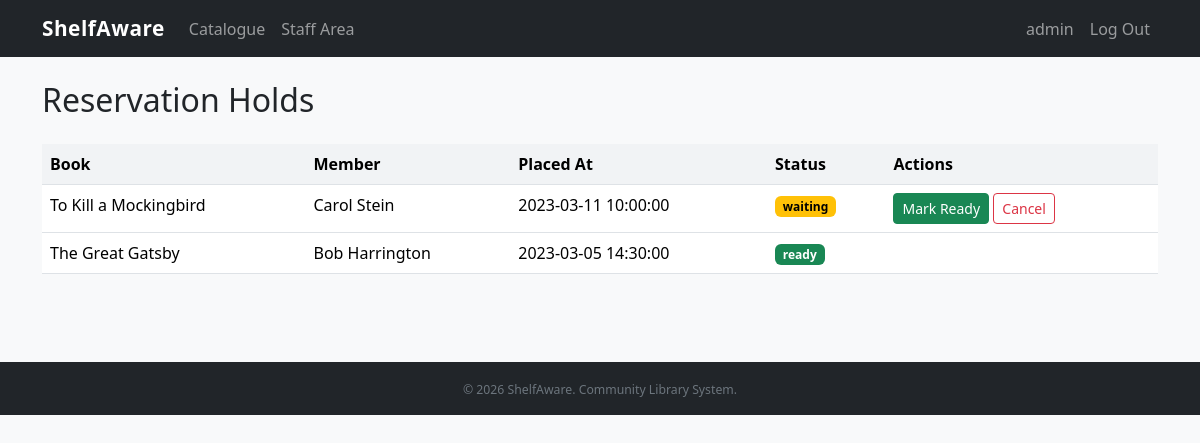
The page /holds.php (signed in) on the database its author committed.
### tables this page shows
CREATE TABLE IF NOT EXISTS hold (
    Hold_id INT PRIMARY KEY AUTO_INCREMENT,
    Book_id INT NOT NULL,
    Member_id INT NOT NULL,
    PlacedAt DATETIME NOT NULL,
    Status ENUM('waiting','ready','cancelled') NOT NULL DEFAULT 'waiting',
    CONSTRAINT fk_hold_book FOREIGN KEY (Book_id) REFERENCES book(Book_id),
    CONSTRAINT fk_hold_member FOREIGN KEY (Member_id) REFERENCES member(Member_id)
);

CREATE TABLE IF NOT EXISTS book (
    Book_id INT PRIMARY KEY AUTO_INCREMENT,
    Title VARCHAR(200) NOT NULL,
    Author VARCHAR(150) NOT NULL,
    ISBN VARCHAR(20),
    Category_id INT NOT NULL,
    CopiesTotal INT NOT NULL DEFAULT 1,
    CopiesAvailable INT NOT NULL DEFAULT 1,
    Year INT,
    CONSTRAINT fk_book_category FOREIGN KEY (Category_id) REFERENCES category(Category_id)
);

CREATE TABLE IF NOT EXISTS member (
    Member_id INT PRIMARY KEY AUTO_INCREMENT,
    Name VARCHAR(150) NOT NULL,
    Email VARCHAR(150) NOT NULL UNIQUE,
    Phone VARCHAR(20),
    JoinDate DATE NOT NULL,
    Password VARCHAR(255) NOT NULL
);

### helpers.php (called while the page is built, shortened)
<?php
function e(mixed $s): string
{
    return htmlspecialchars((string)$s, ENT_QUOTES | ENT_SUBSTITUTE, 'UTF-8');
}

### holds.php (the view, shortened to what this page needs)
<?php
require_once __DIR__ . '/helpers.php';
$pdo   = get_pdo();
$holds = $pdo->query("SELECT h.*, b.Title, m.Name AS MemberName
                      FROM hold h
                      JOIN book b ON h.Book_id = b.Book_id
                      JOIN member m ON h.Member_id = m.Member_id
                      ORDER BY h.Status, h.PlacedAt ASC")->fetchAll();
require __DIR__ . '/partials/header.php';
?>
<h2 class="mb-4">Reservation Holds</h2>
<table class="table table-hover">
    <thead>
        <tr><th>Book</th><th>Member</th><th>Placed At</th><th>Status</th><th>Actions</th></tr>
    </thead>
    <tbody>
    <?php foreach ($holds as $h): ?>
    <tr>
        <td><?= e($h['Title']) ?></td>
        <td><?= e($h['MemberName']) ?></td>
        <td><?= e($h['PlacedAt']) ?></td>
        <td>
            <?php $badge = match($h['Status']) {
                'waiting'   => 'bg-warning text-dark',
                'ready'     => 'bg-success',
                'cancelled' => 'bg-secondary',
            }; ?>
            <span class="badge <?= $badge ?>"><?= e($h['Status']) ?></span>
        </td>
        <td>
            <?php if ($h['Status'] === 'waiting'): ?>
            <form method="post" class="d-inline">
                <button class="btn btn-sm btn-success">Mark Ready</button>
            </form>
            <form method="post" class="d-inline">
                <button class="btn btn-sm btn-outline-danger">Cancel</button>
            </form>
            <?php endif; ?>
        </td>
    </tr>
    <?php endforeach; ?>
    </tbody>
</table>
<?php require __DIR__ . '/partials/footer.php'; ?>

### styles.css (style rules this page uses)
body { background-color: #f8f9fa; }
.badge.bg-warning { color: #000 !important; }
.table th { font-weight: 600; background-color: #f1f3f5; }

### rows shown on the page
hold: Book.Title "To Kill a Mockingbird", Member.Name "Carol Stein", PlacedAt "2023-03-11 10:00:00", Status "waiting"
hold: Book.Title "The Great Gatsby", Member.Name "Bob Harrington", PlacedAt "2023-03-05 14:30:00", Status "ready"

### other values the page prints
APP_NAME "ShelfAware"
$_SESSION['staff_username'] "admin"
